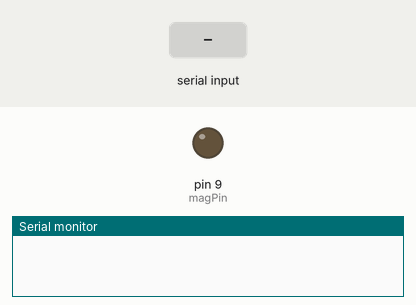
This sketch was run on a simulated Arduino Uno, built with avr-gcc and run on an emulated ATmega328P. Shown: output pins drawn as LEDs (lit = HIGH), the last lines printed to the serial monitor. The inputs (shaded band) are chosen by the test bench.

Above: at 1.2 s.
1.3 s: "1" received over Serial
At 2.5 s:
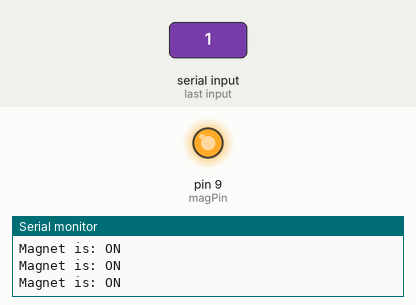
2.8 s: "0" received over Serial
At 4.0 s:
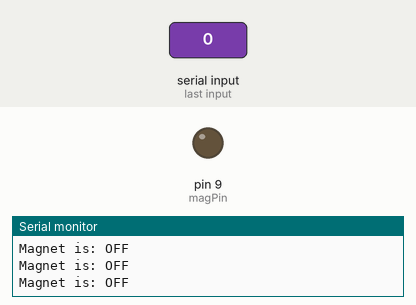
Timing chart, 0 to 5.8 s (numbered marks = the images above; inputs shaded):
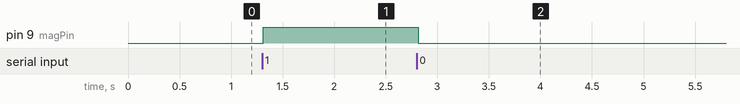

The sketch:

MagnetTest.ino
```cpp
#include <SoftwareSerial.h>
#define magPin 9

// SERIAL PORT VARS
char cString[50];  // array that will hold command string
int iBufferIndex = 0; // index of buffer characters rec'd
int iBuffer = 0;

int icount = 0;
int magnetPin = 9;     // Control pin for servo motor

void setup() {
	Serial.begin(9600);         // connect to the serial port
	pinMode(magPin, OUTPUT);
	digitalWrite(magPin, LOW);
}

void loop() {
	readSerialString();  // read, wait for command
	processSerialString(); // process command, either pan or tilt
	//digitalWrite(magPin, HIGH);
}

void readSerialString () {

	while (Serial.available ())
		{
		iBufferIndex = 0;
		iBuffer = Serial.read();

		cString[iBufferIndex]  = iBuffer;
		iBufferIndex++;
		cString[iBufferIndex]= '\0';
		delay(10);  //never learned why this is necessary, but won't work without it
		}

}

void processSerialString() {
	if( iBufferIndex > 0) {

		if(cString[0] == '0' )
		{
			digitalWrite(magnetPin, LOW);

			Serial.println();
			Serial.print("Magnet is: ");
			Serial.print("OFF");

		}

		else if(cString[0] == '1' )
		{
			digitalWrite(magnetPin, HIGH);

			Serial.println();
			Serial.print("Magnet is: ");
			Serial.print("ON");

		}


	} // if string isn't 0

}
```

Measured:
- after the input at 1.3 s, pin 9 (magPin): LOW → HIGH at once
- after the input at 2.8 s, pin 9 (magPin): HIGH → LOW at once
